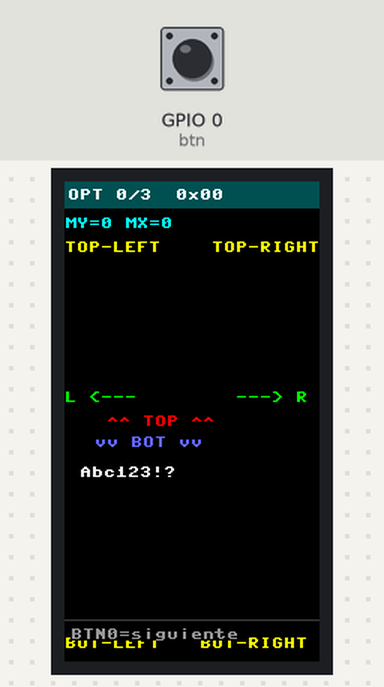
Bench run of a program on a simulated ESP32 board running MicroPython. Shown: 170×320 colour display. Inputs (shaded band) come from the test bench; at power-on: GPIO 0 (btn) HIGH. Library files of the repository ran but are not shown: st7789py.py; what the program prints to the serial console is not drawn.

Above: at 2.0 s.
2.1 s: GPIO 0 (btn) pulled LOW for 3.2 s
At 3.5 s:
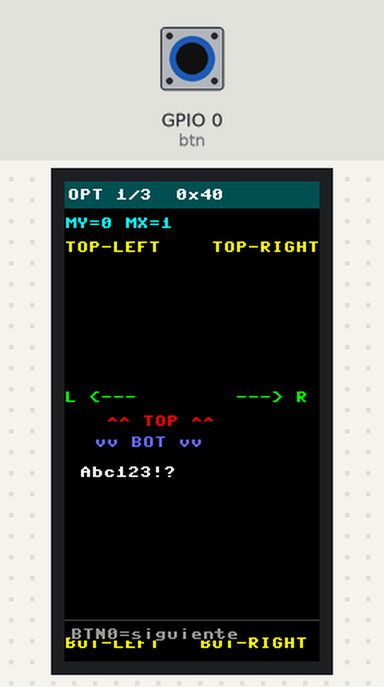
At 5.0 s:
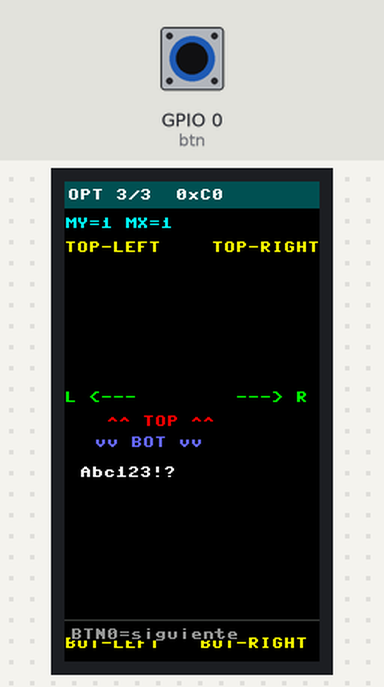
Timing chart, 0 to 6.5 s (numbered marks = the images above; inputs shaded):
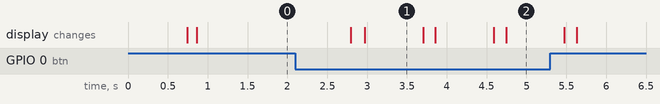

The program:

madctl_test.py
```python
# madctl_test.py -- T190 MADCTL orientation finder
# BTN0 (GPIO 0) = siguiente opcion
# Buscar la opcion donde:
#   - "TOP" aparece arriba
#   - "L" aparece a la IZQUIERDA y "R" a la DERECHA
#   - las letras NO estan espejadas
#
# Respuesta ya verificada contra el driver oficial Heltec (HT_st7789spi.cpp,
# setRotation() caso 0): deberia ser OPT 3/3 "MY=1 MX=1" (0xC0). Dejar este
# script como queda para confirmar en tu unidad fisica.

import time
import framebuf
from machine import SoftSPI, Pin
import st7789py as st7789

# --- Pines LCD ----------------------------------------------------------
LCD_VTFT = 7
LCD_SCK  = 38
LCD_MOSI = 48
LCD_CS   = 39
LCD_DC   = 47
LCD_RST  = 40
LCD_BL   = 17
BTN_PIN  = 0

W = 170
H = 320

# 8 opciones: combinaciones de MY(0x80) MX(0x40) MV(0x20) para portrait
OPTIONS = [
    (0, 0x00, "MY=0 MX=0"),
    (1, 0x40, "MY=0 MX=1"),
    (2, 0x80, "MY=1 MX=0"),
    (3, 0xC0, "MY=1 MX=1"),
]

# --- Texto 8x8 ----------------------------------------------------------
def txt(tft, x, y, text, fg, bg=0x0000):
    max_chars = max(0, (W - x) // 8)
    s = str(text)[:max_chars]
    n = len(s)
    if n == 0:
        return
    w, h   = n * 8, 8
    stride = (w + 7) // 8
    mono = bytearray(stride * h)
    framebuf.FrameBuffer(mono, w, h, framebuf.MONO_HLSB).text(s, 0, 0, 1)
    fh, fl = fg >> 8, fg & 0xFF
    bh, bl = bg >> 8, bg & 0xFF
    buf = bytearray(w * h * 2)
    for r in range(h):
        rb = r * stride
        for c in range(w):
            i = (r * w + c) * 2
            if (mono[rb + c // 8] >> (7 - (c % 8))) & 1:
                buf[i], buf[i+1] = fh, fl
            else:
                buf[i], buf[i+1] = bh, bl
    tft.blit_buffer(buf, x, y, w, h)

# --- Inicializar LCD con un MADCTL dado ----------------------------------
def make_tft(madctl):
    rot = ((madctl, 170, 320, 35, 0, False),)
    Pin(LCD_VTFT, Pin.OUT).value(0)
    spi = SoftSPI(baudrate=20_000_000, polarity=0, phase=0,
                  sck=Pin(LCD_SCK), mosi=Pin(LCD_MOSI), miso=Pin(46))
    return st7789.ST7789(
        spi, W, H,
        cs=Pin(LCD_CS,  Pin.OUT),
        dc=Pin(LCD_DC,  Pin.OUT),
        reset=Pin(LCD_RST, Pin.OUT),
        backlight=Pin(LCD_BL, Pin.OUT),
        custom_rotations=rot,
        rotation=0,
        color_order=st7789.RGB,
    )

# --- Dibujar patron de prueba -------------------------------------------
def draw_test(tft, idx, madctl, desc):
    tft.fill(st7789.BLACK)

    # Cabecera
    tft.fill_rect(0, 0, W, 18, st7789.color565(0, 80, 80))
    txt(tft, 2, 5, "OPT {}/{}  0x{:02X}".format(idx, len(OPTIONS)-1, madctl),
        st7789.WHITE, st7789.color565(0, 80, 80))

    # Descripcion
    txt(tft, 0, 24, desc, st7789.CYAN)

    # Patron asimetrico: esquinas etiquetadas
    txt(tft, 0,       40, "TOP-LEFT",    st7789.YELLOW)
    txt(tft, W-72,    40, "TOP-RIGHT",   st7789.YELLOW)
    txt(tft, 0,       H-16, "BOT-LEFT",  st7789.YELLOW)
    txt(tft, W-80,    H-16, "BOT-RIGHT", st7789.YELLOW)

    # Centro: flecha y texto asimetrico
    cy = H // 2
    txt(tft, 0,    cy - 20, "L <---",    st7789.GREEN)
    txt(tft, W-56, cy - 20, "---> R",    st7789.GREEN)
    txt(tft, 28,   cy -  4, "^^ TOP ^^", st7789.RED)
    txt(tft, 20,   cy + 10, "vv BOT vv", st7789.color565(100,100,255))

    # Texto de prueba no simetrico
    txt(tft, 10, cy + 30, "Abc123!?",   st7789.WHITE)

    # Instruccion
    tft.hline(0, H-28, W, st7789.color565(60,60,60))
    txt(tft, 4, H-22, "BTN0=siguiente",  st7789.color565(150,150,150))

# --- Main ---------------------------------------------------------------
def main():
    idx = 0
    # init con primera opcion
    _, madctl, desc = OPTIONS[idx]
    tft = make_tft(madctl)
    draw_test(tft, idx, madctl, desc)

    btn       = Pin(BTN_PIN, Pin.IN, Pin.PULL_UP)
    last_tick = 0

    while True:
        if btn.value() == 0:
            now = time.ticks_ms()
            if time.ticks_diff(now, last_tick) >= 400:
                last_tick = now
                idx = (idx + 1) % len(OPTIONS)
                _, madctl, desc = OPTIONS[idx]
                # reinit con nuevo madctl
                tft = make_tft(madctl)
                draw_test(tft, idx, madctl, desc)
                print("OPT {} madctl=0x{:02X} {}".format(idx, madctl, desc))
        time.sleep_ms(20)

main()
```

Measured:
- after the input at 2.1 s, the display: first changes after 0.69 s (image 1 shows a later state)
- what the display in image 1 shows lasts 0.7 s, from 3.0 s to 3.7 s
